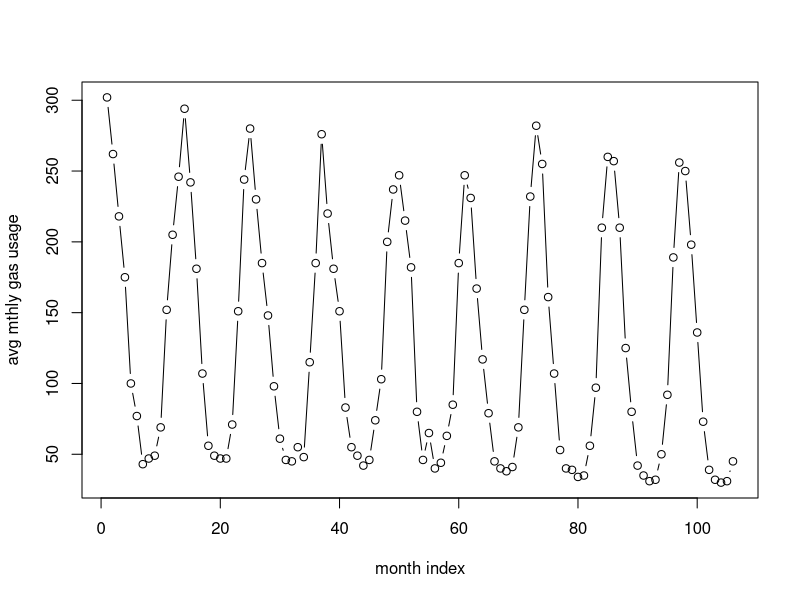
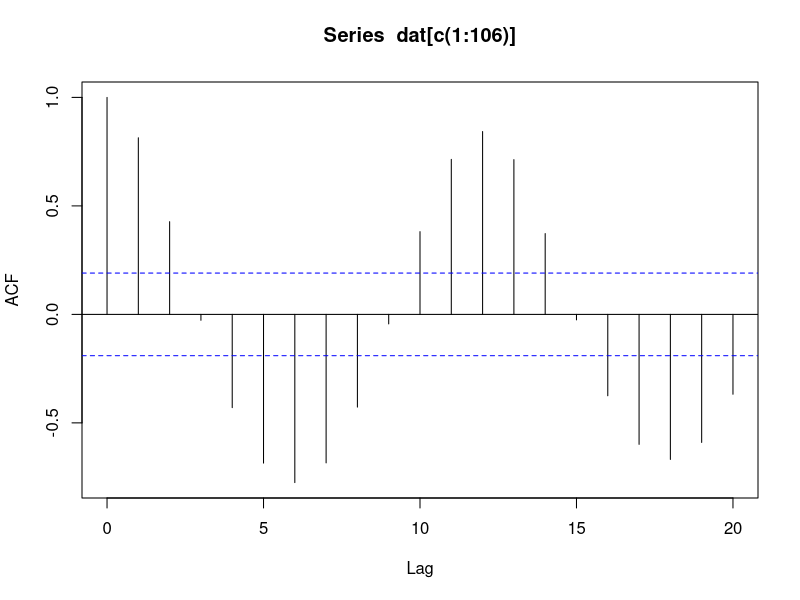
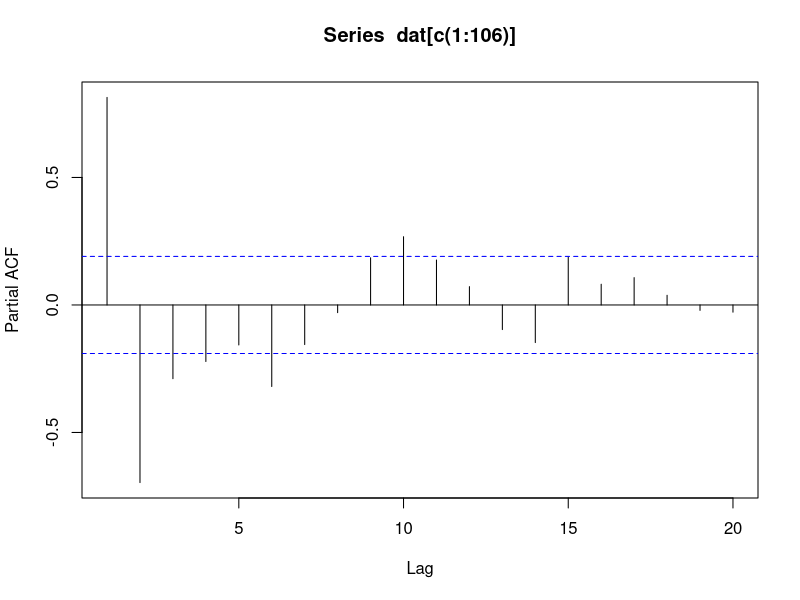
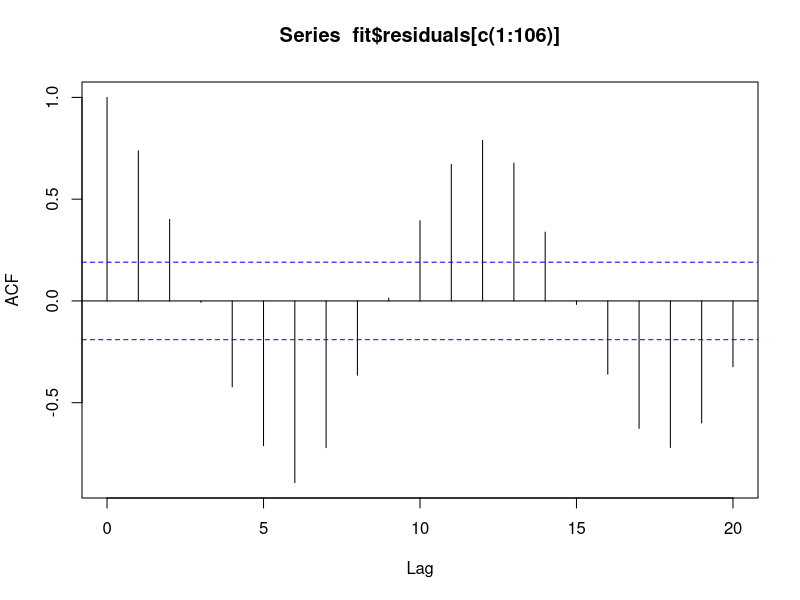
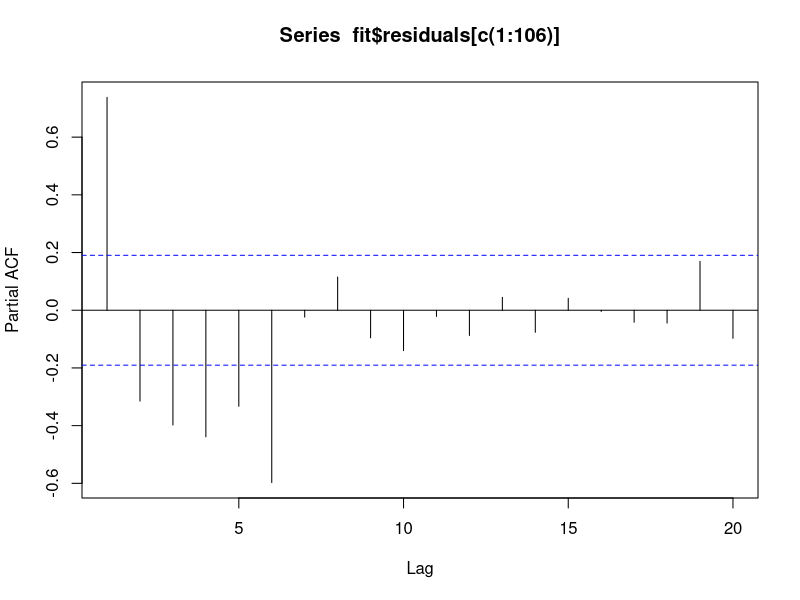
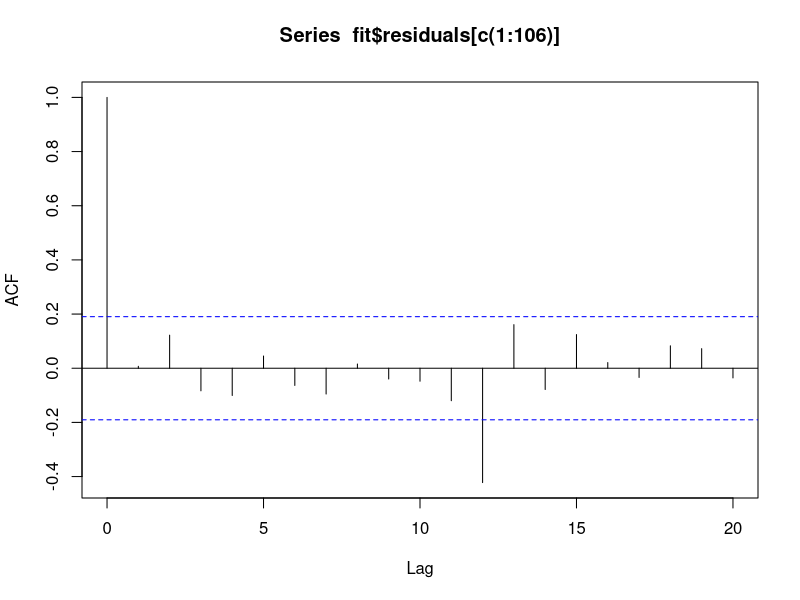
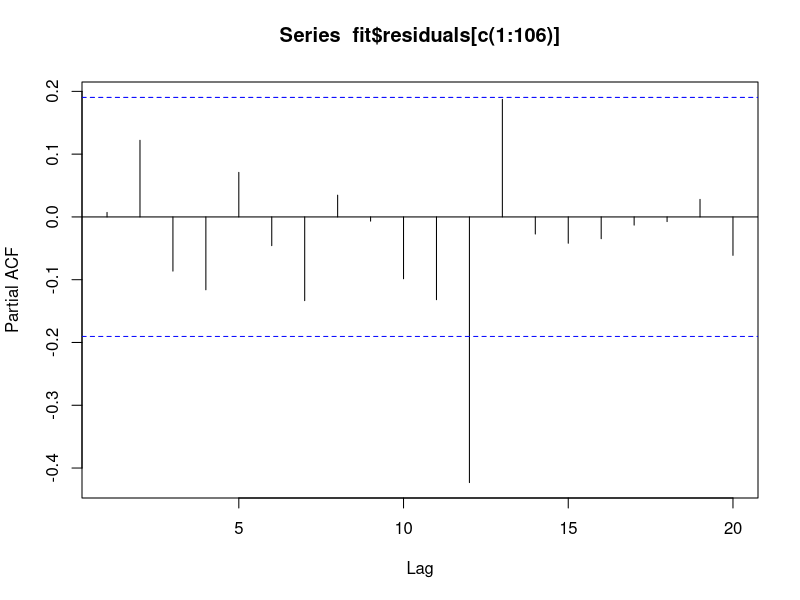
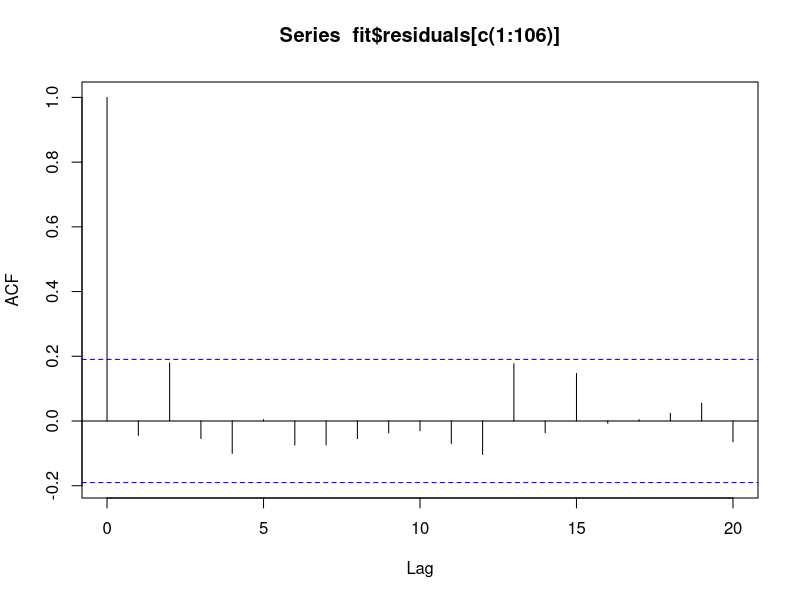

The R script that drew these images, in order:
## Oct 12, 2015 W.Taam
#

# Set working directory
setwd("/Users/voitel/TRAINING/UW_Data_Science/UW_Data_Science_450/Week2")

## input data from PC
dd <- read.csv('monthly_avg_gas_usage_jan71_oct79.txt', header=F, sep='', strip.white=T )

## sanity check on the input
dd

## string out the data in a vector
dat <- c( t( as.matrix( dd ) ) )

## drop missing during read
dat <- dat[-c(107,108)]

#visualize the raw data as it is
plot(dat, type='b', ylab='avg mthly gas usage', xlab='month index')

## underfitting: fit a straight line regression to the gas usage
fit0 <- lm( dat~ c(1:106) )

## naive approach: find monthly usage by averaging over years of the same month
fit1 <- apply( dd, 2, mean, na.rm=T )

## find the ACF and PACF of the raw data to get a sense of the correlation over time
acf(dat[c(1:106)])
pacf(dat[c(1:106)])
## correlation shows sign of periodicity of 6

## (1,0,0)(0,1,0)6
fit <- arima( dat, order=c(1,0,0),seasonal=list(order=c(0,1,0),period=6))
acf(fit$residuals[c(1:106)])
pacf(fit$residuals[c(1:106)]) ## residuals exhibit autocorrelations at periodic lags

## (0,0,1)(0,1,0)12
fit <- arima( dat, order=c(0,0,1),seasonal=list(order=c(0,1,0),period=12))
acf(fit$residuals[c(1:106)])
pacf(fit$residuals[c(1:106)]) ## residuals exhibit autocorrelations at periodic lags

## (0,0,1)(0,1,1)12
fit <- arima( dat, order=c(0,0,1),seasonal=list(order=c(0,1,1),period=12))
acf(fit$residuals[c(1:106)])
pacf(fit$residuals[c(1:106)]) ## residuals exhibit nearly zero autocorrelations at high lags

## (0,0,1)(1,1,0)12
fit <- arima( dat, order=c(0,0,1),seasonal=list(order=c(1,1,0),period=12))
acf(fit$residuals[c(1:106)])
pacf(fit$residuals[c(1:106)]) ## residuals exhibit nearly zero autocorrelations at high lags

## (1,0,0)(1,1,0)12
fit <- arima( dat, order=c(1,0,0),seasonal=list(order=c(1,1,0),period=12))
acf(fit$residuals[c(1:106)])
pacf(fit$residuals[c(1:106)]) ## residuals exhibit nearly zero autocorrelations at high lags

## (1,0,0)(0,1,1)12
fit <- arima( dat, order=c(1,0,0),seasonal=list(order=c(0,1,1),period=12))
acf(fit$residuals[c(1:106)])
pacf(fit$residuals[c(1:106)]) ## residuals exhibit nearly zero autocorrelations at high lags

## solely rank the models by Akaike information criteria AIC
AIC(
  arima( dat, order=c(1,0,0),seasonal=list(order=c(1,0,0),period=6)),
  arima( dat, order=c(1,0,0),seasonal=list(order=c(0,1,0),period=6)),
  arima( dat, order=c(0,0,1),seasonal=list(order=c(0,1,0),period=12)),
  arima( dat, order=c(0,0,1),seasonal=list(order=c(0,1,1),period=12)),
  arima( dat, order=c(0,0,1),seasonal=list(order=c(1,1,0),period=12)),
  arima( dat, order=c(1,0,0),seasonal=list(order=c(1,1,0),period=12)),
  arima( dat, order=c(1,0,0),seasonal=list(order=c(0,1,1),period=12))
)

## make month labels
tmp <- expand.grid( c(1971:1980), c('01','02','03','04','05','06','07','08','09','10','11','12'))
yyyymm <- sort( paste(tmp[,1],tmp[,2],sep='-') )

## show forecast from final model with the forecast
plot(dat, type='b', ylab='avg mthly gas usage', xlab='month', xlim=c(1,114), xaxt='n' )
lines( c(107:114), unlist(predict(fit,8)[1]), col='red', type='b', pch=20)
axis(1, at=c(1:114), labels=yyyymm[c(1:114)], las=2, cex.axis=0.7)
